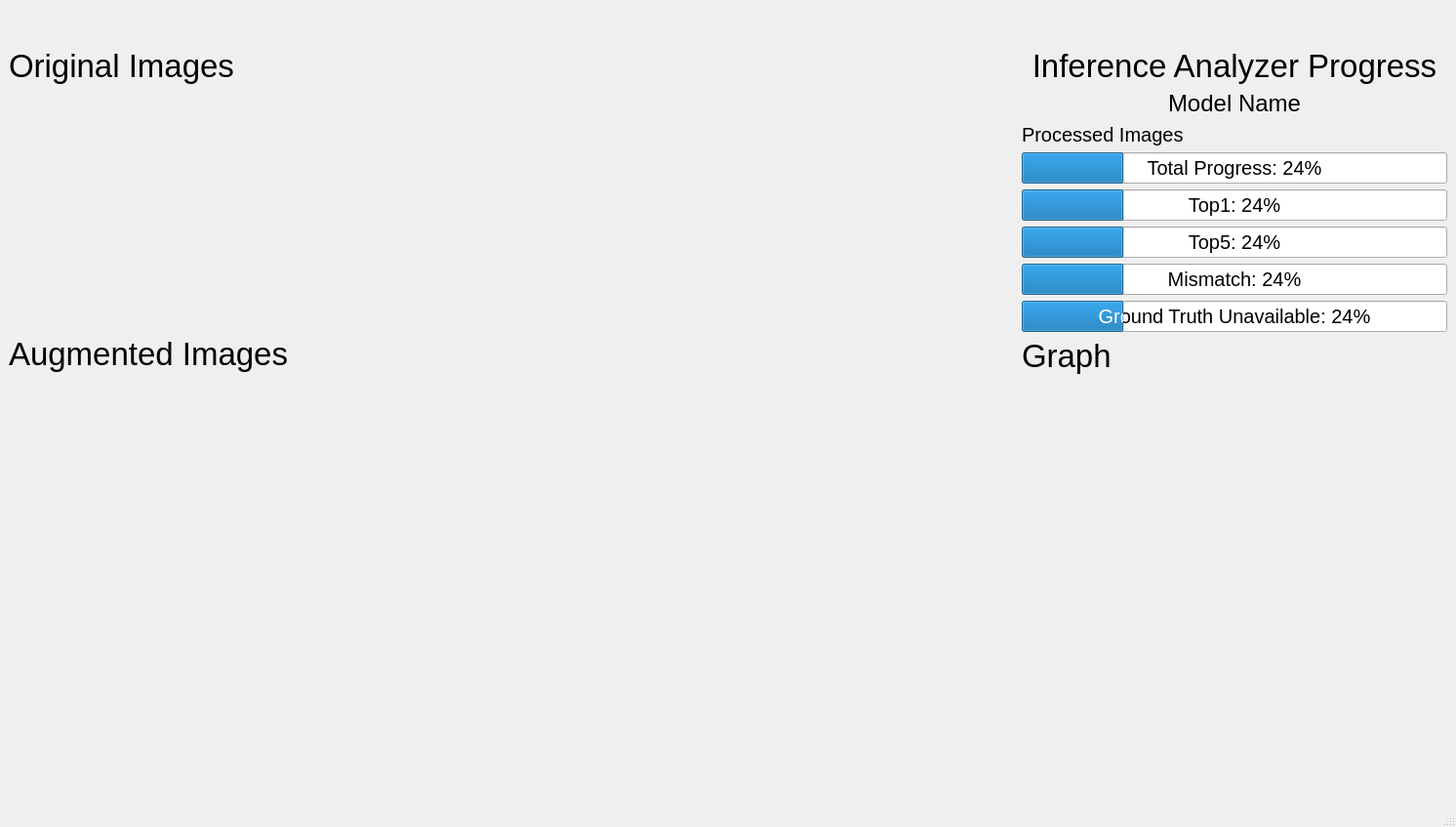
<?xml version="1.0" encoding="UTF-8"?>
<ui version="4.0">
 <class>MainWindow</class>
 <widget class="QMainWindow" name="MainWindow">
  <property name="geometry">
   <rect>
    <x>0</x>
    <y>0</y>
    <width>1492</width>
    <height>847</height>
   </rect>
  </property>
  <property name="windowTitle">
   <string>MIVisionX Inference Viewer</string>
  </property>
  <widget class="QWidget" name="centralwidget">
   <layout class="QVBoxLayout" name="verticalLayout_4">
    <item>
     <layout class="QHBoxLayout" name="horizontalLayout_2">
      <item>
       <widget class="QLabel" name="AMD_logo">
        <property name="sizePolicy">
         <sizepolicy hsizetype="Preferred" vsizetype="Fixed">
          <horstretch>0</horstretch>
          <verstretch>0</verstretch>
         </sizepolicy>
        </property>
        <property name="text">
         <string/>
        </property>
        <property name="pixmap">
         <pixmap>data/images/AMD Radeon.png</pixmap>
        </property>
        <property name="alignment">
         <set>Qt::AlignCenter</set>
        </property>
       </widget>
      </item>
      <item>
       <widget class="QLabel" name="MIViionX_logo">
        <property name="enabled">
         <bool>true</bool>
        </property>
        <property name="text">
         <string/>
        </property>
        <property name="pixmap">
         <pixmap>data/images/MIVisionX-logo.png</pixmap>
        </property>
        <property name="scaledContents">
         <bool>false</bool>
        </property>
        <property name="alignment">
         <set>Qt::AlignCenter</set>
        </property>
       </widget>
      </item>
      <item>
       <widget class="QLabel" name="EPYC_logo">
        <property name="sizePolicy">
         <sizepolicy hsizetype="Preferred" vsizetype="Fixed">
          <horstretch>0</horstretch>
          <verstretch>0</verstretch>
         </sizepolicy>
        </property>
        <property name="text">
         <string/>
        </property>
        <property name="pixmap">
         <pixmap>data/images/EPYC-blue.png</pixmap>
        </property>
        <property name="alignment">
         <set>Qt::AlignCenter</set>
        </property>
       </widget>
      </item>
     </layout>
    </item>
    <item>
     <spacer name="verticalSpacer">
      <property name="orientation">
       <enum>Qt::Vertical</enum>
      </property>
      <property name="sizeType">
       <enum>QSizePolicy::Fixed</enum>
      </property>
      <property name="sizeHint" stdset="0">
       <size>
        <width>20</width>
        <height>20</height>
       </size>
      </property>
     </spacer>
    </item>
    <item>
     <layout class="QHBoxLayout" name="horizontalLayout">
      <item>
       <layout class="QVBoxLayout" name="verticalLayout_2">
        <property name="sizeConstraint">
         <enum>QLayout::SetDefaultConstraint</enum>
        </property>
        <item>
         <widget class="QLabel" name="origTitle_label">
          <property name="sizePolicy">
           <sizepolicy hsizetype="Preferred" vsizetype="Fixed">
            <horstretch>0</horstretch>
            <verstretch>0</verstretch>
           </sizepolicy>
          </property>
          <property name="font">
           <font>
            <pointsize>25</pointsize>
           </font>
          </property>
          <property name="text">
           <string>Original Images</string>
          </property>
         </widget>
        </item>
        <item>
         <layout class="QGridLayout" name="gridLayout">
          <item row="1" column="4">
           <widget class="QLabel" name="image_label13">
            <property name="minimumSize">
             <size>
              <width>120</width>
              <height>120</height>
             </size>
            </property>
            <property name="maximumSize">
             <size>
              <width>130</width>
              <height>130</height>
             </size>
            </property>
            <property name="text">
             <string/>
            </property>
           </widget>
          </item>
          <item row="1" column="6">
           <widget class="QLabel" name="image_label15">
            <property name="minimumSize">
             <size>
              <width>120</width>
              <height>120</height>
             </size>
            </property>
            <property name="maximumSize">
             <size>
              <width>130</width>
              <height>130</height>
             </size>
            </property>
            <property name="text">
             <string/>
            </property>
           </widget>
          </item>
          <item row="0" column="1">
           <widget class="QLabel" name="image_label2">
            <property name="minimumSize">
             <size>
              <width>120</width>
              <height>120</height>
             </size>
            </property>
            <property name="maximumSize">
             <size>
              <width>130</width>
              <height>130</height>
             </size>
            </property>
            <property name="text">
             <string/>
            </property>
           </widget>
          </item>
          <item row="0" column="4">
           <widget class="QLabel" name="image_label5">
            <property name="minimumSize">
             <size>
              <width>120</width>
              <height>120</height>
             </size>
            </property>
            <property name="maximumSize">
             <size>
              <width>130</width>
              <height>130</height>
             </size>
            </property>
            <property name="text">
             <string/>
            </property>
           </widget>
          </item>
          <item row="0" column="6">
           <widget class="QLabel" name="image_label7">
            <property name="minimumSize">
             <size>
              <width>120</width>
              <height>120</height>
             </size>
            </property>
            <property name="maximumSize">
             <size>
              <width>130</width>
              <height>130</height>
             </size>
            </property>
            <property name="text">
             <string/>
            </property>
           </widget>
          </item>
          <item row="0" column="0">
           <widget class="QLabel" name="image_label">
            <property name="minimumSize">
             <size>
              <width>120</width>
              <height>120</height>
             </size>
            </property>
            <property name="maximumSize">
             <size>
              <width>130</width>
              <height>130</height>
             </size>
            </property>
            <property name="text">
             <string/>
            </property>
           </widget>
          </item>
          <item row="1" column="0">
           <widget class="QLabel" name="image_label9">
            <property name="minimumSize">
             <size>
              <width>120</width>
              <height>120</height>
             </size>
            </property>
            <property name="maximumSize">
             <size>
              <width>130</width>
              <height>130</height>
             </size>
            </property>
            <property name="text">
             <string/>
            </property>
           </widget>
          </item>
          <item row="1" column="3">
           <widget class="QLabel" name="image_label12">
            <property name="minimumSize">
             <size>
              <width>120</width>
              <height>120</height>
             </size>
            </property>
            <property name="maximumSize">
             <size>
              <width>130</width>
              <height>130</height>
             </size>
            </property>
            <property name="text">
             <string/>
            </property>
           </widget>
          </item>
          <item row="1" column="5">
           <widget class="QLabel" name="image_label14">
            <property name="minimumSize">
             <size>
              <width>120</width>
              <height>120</height>
             </size>
            </property>
            <property name="maximumSize">
             <size>
              <width>130</width>
              <height>130</height>
             </size>
            </property>
            <property name="text">
             <string/>
            </property>
           </widget>
          </item>
          <item row="1" column="1">
           <widget class="QLabel" name="image_label10">
            <property name="minimumSize">
             <size>
              <width>120</width>
              <height>120</height>
             </size>
            </property>
            <property name="maximumSize">
             <size>
              <width>130</width>
              <height>130</height>
             </size>
            </property>
            <property name="text">
             <string/>
            </property>
           </widget>
          </item>
          <item row="1" column="7">
           <widget class="QLabel" name="image_label16">
            <property name="minimumSize">
             <size>
              <width>120</width>
              <height>120</height>
             </size>
            </property>
            <property name="maximumSize">
             <size>
              <width>130</width>
              <height>130</height>
             </size>
            </property>
            <property name="text">
             <string/>
            </property>
           </widget>
          </item>
          <item row="0" column="2">
           <widget class="QLabel" name="image_label3">
            <property name="minimumSize">
             <size>
              <width>120</width>
              <height>120</height>
             </size>
            </property>
            <property name="maximumSize">
             <size>
              <width>130</width>
              <height>130</height>
             </size>
            </property>
            <property name="text">
             <string/>
            </property>
           </widget>
          </item>
          <item row="1" column="2">
           <widget class="QLabel" name="image_label11">
            <property name="minimumSize">
             <size>
              <width>120</width>
              <height>120</height>
             </size>
            </property>
            <property name="maximumSize">
             <size>
              <width>130</width>
              <height>130</height>
             </size>
            </property>
            <property name="text">
             <string/>
            </property>
           </widget>
          </item>
          <item row="0" column="7">
           <widget class="QLabel" name="image_label8">
            <property name="minimumSize">
             <size>
              <width>120</width>
              <height>120</height>
             </size>
            </property>
            <property name="maximumSize">
             <size>
              <width>130</width>
              <height>130</height>
             </size>
            </property>
            <property name="text">
             <string/>
            </property>
           </widget>
          </item>
          <item row="0" column="3">
           <widget class="QLabel" name="image_label4">
            <property name="minimumSize">
             <size>
              <width>120</width>
              <height>120</height>
             </size>
            </property>
            <property name="maximumSize">
             <size>
              <width>130</width>
              <height>130</height>
             </size>
            </property>
            <property name="text">
             <string/>
            </property>
           </widget>
          </item>
          <item row="0" column="5">
           <widget class="QLabel" name="image_label6">
            <property name="minimumSize">
             <size>
              <width>120</width>
              <height>120</height>
             </size>
            </property>
            <property name="maximumSize">
             <size>
              <width>130</width>
              <height>130</height>
             </size>
            </property>
            <property name="text">
             <string/>
            </property>
           </widget>
          </item>
         </layout>
        </item>
        <item>
         <widget class="QLabel" name="augTitle_label">
          <property name="sizePolicy">
           <sizepolicy hsizetype="Preferred" vsizetype="Fixed">
            <horstretch>0</horstretch>
            <verstretch>0</verstretch>
           </sizepolicy>
          </property>
          <property name="font">
           <font>
            <pointsize>25</pointsize>
           </font>
          </property>
          <property name="text">
           <string>Augmented Images</string>
          </property>
         </widget>
        </item>
        <item>
         <widget class="QLabel" name="aug_label">
          <property name="sizePolicy">
           <sizepolicy hsizetype="Expanding" vsizetype="Expanding">
            <horstretch>0</horstretch>
            <verstretch>0</verstretch>
           </sizepolicy>
          </property>
          <property name="minimumSize">
           <size>
            <width>0</width>
            <height>0</height>
           </size>
          </property>
          <property name="text">
           <string/>
          </property>
         </widget>
        </item>
       </layout>
      </item>
      <item>
       <spacer name="horizontalSpacer">
        <property name="orientation">
         <enum>Qt::Horizontal</enum>
        </property>
        <property name="sizeType">
         <enum>QSizePolicy::Fixed</enum>
        </property>
        <property name="sizeHint" stdset="0">
         <size>
          <width>30</width>
          <height>20</height>
         </size>
        </property>
       </spacer>
      </item>
      <item>
       <layout class="QVBoxLayout" name="verticalLayout_3">
        <item>
         <layout class="QVBoxLayout" name="verticalLayout">
          <property name="sizeConstraint">
           <enum>QLayout::SetDefaultConstraint</enum>
          </property>
          <item>
           <widget class="QLabel" name="prog_label">
            <property name="sizePolicy">
             <sizepolicy hsizetype="Preferred" vsizetype="Fixed">
              <horstretch>0</horstretch>
              <verstretch>0</verstretch>
             </sizepolicy>
            </property>
            <property name="maximumSize">
             <size>
              <width>550</width>
              <height>16777215</height>
             </size>
            </property>
            <property name="font">
             <font>
              <pointsize>25</pointsize>
             </font>
            </property>
            <property name="text">
             <string>Inference Analyzer Progress</string>
            </property>
            <property name="alignment">
             <set>Qt::AlignCenter</set>
            </property>
           </widget>
          </item>
          <item>
           <widget class="QLabel" name="name_label">
            <property name="sizePolicy">
             <sizepolicy hsizetype="Preferred" vsizetype="Fixed">
              <horstretch>0</horstretch>
              <verstretch>0</verstretch>
             </sizepolicy>
            </property>
            <property name="maximumSize">
             <size>
              <width>550</width>
              <height>16777215</height>
             </size>
            </property>
            <property name="font">
             <font>
              <pointsize>18</pointsize>
             </font>
            </property>
            <property name="text">
             <string>Model Name</string>
            </property>
            <property name="alignment">
             <set>Qt::AlignCenter</set>
            </property>
           </widget>
          </item>
          <item>
           <widget class="QLabel" name="imgProg_label">
            <property name="sizePolicy">
             <sizepolicy hsizetype="Preferred" vsizetype="Fixed">
              <horstretch>0</horstretch>
              <verstretch>0</verstretch>
             </sizepolicy>
            </property>
            <property name="maximumSize">
             <size>
              <width>550</width>
              <height>16777215</height>
             </size>
            </property>
            <property name="font">
             <font>
              <pointsize>15</pointsize>
             </font>
            </property>
            <property name="text">
             <string>Processed Images</string>
            </property>
            <property name="alignment">
             <set>Qt::AlignLeading|Qt::AlignLeft|Qt::AlignVCenter</set>
            </property>
           </widget>
          </item>
          <item>
           <widget class="QProgressBar" name="total_progressBar">
            <property name="maximumSize">
             <size>
              <width>550</width>
              <height>16777215</height>
             </size>
            </property>
            <property name="font">
             <font>
              <pointsize>15</pointsize>
             </font>
            </property>
            <property name="value">
             <number>24</number>
            </property>
            <property name="alignment">
             <set>Qt::AlignCenter</set>
            </property>
            <property name="format">
             <string>Total Progress: %p%</string>
            </property>
           </widget>
          </item>
          <item>
           <widget class="QProgressBar" name="top1_progressBar">
            <property name="maximumSize">
             <size>
              <width>550</width>
              <height>16777215</height>
             </size>
            </property>
            <property name="font">
             <font>
              <pointsize>15</pointsize>
             </font>
            </property>
            <property name="value">
             <number>24</number>
            </property>
            <property name="alignment">
             <set>Qt::AlignCenter</set>
            </property>
            <property name="format">
             <string>Top1: %p%</string>
            </property>
           </widget>
          </item>
          <item>
           <widget class="QProgressBar" name="top5_progressBar">
            <property name="maximumSize">
             <size>
              <width>550</width>
              <height>16777215</height>
             </size>
            </property>
            <property name="font">
             <font>
              <pointsize>15</pointsize>
             </font>
            </property>
            <property name="value">
             <number>24</number>
            </property>
            <property name="alignment">
             <set>Qt::AlignCenter</set>
            </property>
            <property name="format">
             <string>Top5: %p%</string>
            </property>
           </widget>
          </item>
          <item>
           <widget class="QProgressBar" name="mis_progressBar">
            <property name="maximumSize">
             <size>
              <width>550</width>
              <height>16777215</height>
             </size>
            </property>
            <property name="font">
             <font>
              <pointsize>15</pointsize>
             </font>
            </property>
            <property name="value">
             <number>24</number>
            </property>
            <property name="alignment">
             <set>Qt::AlignCenter</set>
            </property>
            <property name="format">
             <string>Mismatch: %p%</string>
            </property>
           </widget>
          </item>
          <item>
           <widget class="QProgressBar" name="noGT_progressBar">
            <property name="maximumSize">
             <size>
              <width>550</width>
              <height>16777215</height>
             </size>
            </property>
            <property name="font">
             <font>
              <pointsize>15</pointsize>
             </font>
            </property>
            <property name="value">
             <number>24</number>
            </property>
            <property name="alignment">
             <set>Qt::AlignCenter</set>
            </property>
            <property name="format">
             <string>Ground Truth Unavailable: %p%</string>
            </property>
           </widget>
          </item>
         </layout>
        </item>
        <item>
         <widget class="QLabel" name="graphTitle_label">
          <property name="sizePolicy">
           <sizepolicy hsizetype="Preferred" vsizetype="Fixed">
            <horstretch>0</horstretch>
            <verstretch>0</verstretch>
           </sizepolicy>
          </property>
          <property name="font">
           <font>
            <pointsize>25</pointsize>
           </font>
          </property>
          <property name="text">
           <string>Graph</string>
          </property>
         </widget>
        </item>
        <item>
         <widget class="QLabel" name="graph_label">
          <property name="sizePolicy">
           <sizepolicy hsizetype="Expanding" vsizetype="Expanding">
            <horstretch>0</horstretch>
            <verstretch>0</verstretch>
           </sizepolicy>
          </property>
          <property name="maximumSize">
           <size>
            <width>450</width>
            <height>16777215</height>
           </size>
          </property>
          <property name="text">
           <string/>
          </property>
         </widget>
        </item>
       </layout>
      </item>
     </layout>
    </item>
   </layout>
  </widget>
  <widget class="QMenuBar" name="menubar">
   <property name="geometry">
    <rect>
     <x>0</x>
     <y>0</y>
     <width>1492</width>
     <height>22</height>
    </rect>
   </property>
  </widget>
  <widget class="QStatusBar" name="statusbar"/>
 </widget>
 <resources/>
 <connections/>
</ui>
